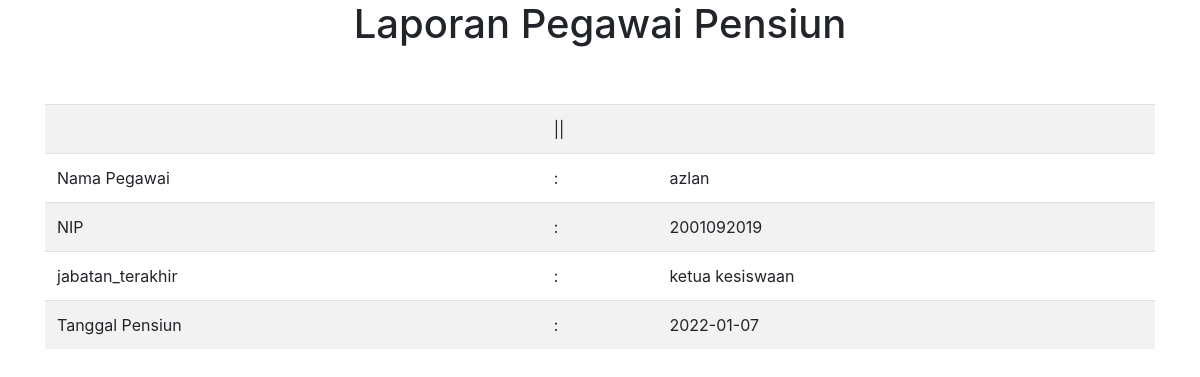
The app's page /_report/lap_pensiun.php with its own data.
### tables this page shows
CREATE TABLE `pensiun` (
  `id_pensiun` int(11) NOT NULL,
  `nip` varchar(50) NOT NULL,
  `jabatan_terakhir` varchar(50) NOT NULL,
  `tanggal_pensiun` date NOT NULL
);

CREATE TABLE `pegawai` (
  `nip` varchar(19) NOT NULL,
  `nama_pegawai` varchar(50) NOT NULL,
  `foto_pegawai` varchar(255) NOT NULL,
  `tempat_lahir` text NOT NULL,
  `tanggal_lahir` date NOT NULL,
  `jenis_kelamin` enum('laki-laki','perempuan') NOT NULL,
  `no_hp` varchar(15) NOT NULL,
  `agama` varchar(50) NOT NULL,
  `email` varchar(60) NOT NULL,
  `alamat` text NOT NULL,
  `gol_darah` enum('o','a','b','ab') NOT NULL,
  `status_pernikahan` enum('kawin','lajang') NOT NULL,
  `status_kepegawaian` enum('pns','honor') NOT NULL,
  `id_bagian` varchar(15) NOT NULL
);

### _report/lap_pensiun.php (the view, shortened to what this page needs)
<!DOCTYPE html>
<html lang="en">
<head>
</head>
<link href="../_assets/css/bootstrap.min.css" rel="stylesheet">
<body>
    <div class="container">
        <div class="table-responsive">
        <h1 style="text-align: center;">Laporan Pegawai Pensiun</h1>
        <br><br>
            <table class="table table-striped">
                <?php
                require_once "../_config/config.php";
                $ambil = mysqli_query($koneksi, "select*from pensiun inner join pegawai on pensiun.nip=pegawai.nip");
                while ($data = mysqli_fetch_array($ambil)) {
                ?>
                    <tr>
                        <td></td>
                        <td>||</td>
                        <td></td>
                    </tr>
                    <tr>
                        <td>Nama Pegawai</td>
                        <td>:</td>
                        <td><?php echo $data['nama_pegawai'] ?></td>
                    </tr>
                    <tr>
                        <td>NIP</td>
                        <td>:</td>
                        <td><?php echo $data['1'] ?></td>
                    </tr>
                    <tr>
                        <td>jabatan_terakhir</td>
                        <td>:</td>
                        <td><?php echo $data['2'] ?></td>
                    </tr>
                    <tr>
                        <td>Tanggal Pensiun</td>
                        <td>:</td>
                        <td><?php echo $data['3'] ?></td>
                    </tr>
                <?php
                }
                ?>
            </table>
        </div>
    </div>
</body>
</html>

### records on screen
pensiun: nip.nama_pegawai "azlan", nip "2001092019", jabatan_terakhir "ketua kesiswaan", tanggal_pensiun "2022-01-07"
